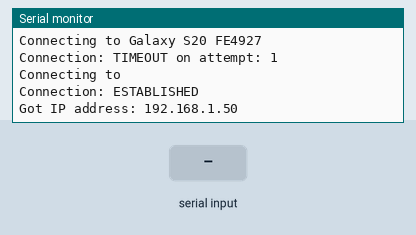
The sketch below on a simulated ESP8266 (NodeMCU). Shown: the last lines printed to the serial monitor. The test bench sets the inputs (shaded band). WiFi joins after 1.5 s; servers stay silent unless stated.

Above: at 11.2 s.
11.3 s: "90,45,200\n" received over Serial
At 12.1 s:
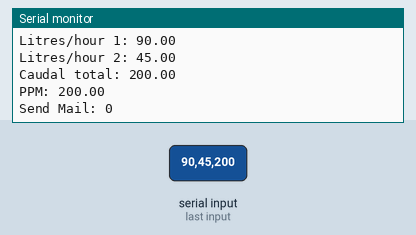
12.8 s: "30,150,10\n" received over Serial
At 13.3 s:
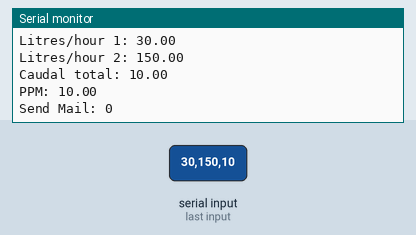
Timing chart, 0 to 15.8 s (numbered marks = the images above; inputs shaded):
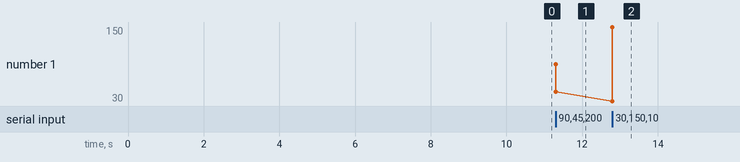

Measured:
- after the input at 11.3 s, the serial monitor: prints a new line at once (image 1)
- after the input at 12.8 s, the serial monitor: prints a new line at once (image 2)
- plotted number 1: 45 → 150 after the input at 12.8 s

The sketch:

Porcinar-Gmail.ino
```cpp
/*Envio de mail correcto
  Reconexion a wifi automatico
  Recepcion de datos I2c correcta

 * EMailSender library for Arduino, esp8266 and esp32
 * Simple esp8266 Gmail send example
 *
 * https://www.mischianti.org/category/my-libraries/emailsender-send-email-with-attachments/
 *
 */

#include "Arduino.h"
#include <EMailSender.h>
#include <ESP8266WiFi.h>
#include <Wire.h>

//Designaciones WIFI
const char* ssid = "Galaxy S20 FE4927";  //<-----COLOCAR NOMBRE DE RED WIFI
const char* password = "heladera";       //<-----CONTRASEÑA DE RED WIFI
uint8_t connection_state = 0;
uint16_t reconnect_interval = 10000;

//EMailSender emailSend("fsiotservice@gmail.com", "busherujqbsxcnfl");
EMailSender emailSend("iotporcinar@gmail.com", "eduualkoihpwpsbd");
float caudal, presion, conductividad;
bool send_mail = 0;
String data;
unsigned long lastEmailSent = 0;

uint8_t WiFiConnect(const char* nSSID = nullptr, const char* nPassword = nullptr) {
  static uint16_t attempt = 0;
  Serial.print("Connecting to ");
  if (nSSID) {
    WiFi.begin(nSSID, nPassword);
    Serial.println(nSSID);
  }

  uint8_t i = 0;
  uint32_t startTime = millis();  // Guarda el tiempo de inicio

  while (WiFi.status() != WL_CONNECTED && i++ < 50) {
    if (millis() - startTime >= 200) {  // Comprueba si han pasado 200 ms
      startTime = millis();             // Actualiza el tiempo de inicio
      Serial.print(".");
    }
  }
  ++attempt;
  Serial.println("");
  if (i == 51) {
    Serial.print("Connection: TIMEOUT on attempt: ");
    Serial.println(attempt);
    if (attempt % 2 == 0)
      Serial.println("Check if access point available or SSID and Password\r\n");
    return false;
  }
  Serial.println("Connection: ESTABLISHED");
  Serial.print("Got IP address: ");
  Serial.println(WiFi.localIP());
  return true;
}

void Awaits() {
  uint32_t ts = millis();
  while (!connection_state) {
    delay(50);
    if (millis() > (ts + reconnect_interval) && !connection_state) {
      connection_state = WiFiConnect();
      ts = millis();
    }
  }
}

void setup() {
  Serial.begin(9600);

  //Codigo de wifi
  connection_state = WiFiConnect(ssid, password);
  if (!connection_state)  // if not connected to WIFI
    Awaits();             // constantly trying to connect


}

void loop() {

// Si send_mail es igual a 1 y ha pasado un día desde el último correo, envía el correo electrónico
if (send_mail == 1 && millis() - lastEmailSent >= 24*60*60*1000) {
  EMailSender::EMailMessage message;
  message.subject = "Alerta: conductividad alta";
  message.message = "Equipo Porcinar. La conductividad del equipo de osmosis ha superado los 950 ppm";

  const char* arrayOfEmail[] = {"iotporcinar@gmail.com", "facusibona97@gmail.com", "fsiotservice@gmail.com"};//<----AGREGAR MAILS DESEADOS
  EMailSender::Response resp = emailSend.send(arrayOfEmail, 3, message); // <-----CAMBIAR EL NUMERO POR LA CANTIDAD DE MAILS EN EL ARRAY
  //EMailSender::Response resp = emailSend.send("iotporcinar@gmail.com", message); //<----- DESCOMENTAR ESTA LINEA Y COMENTAR LAS DOS DE ARRIBA PARA ENVIAR MAIL A UN SOLO DESTINATARIO
  if (resp.status == 1) {
    Serial.println("Correo enviado correctamente.");
    // Actualiza la última vez que se envió el correo
    lastEmailSent = millis();
  } else {
    Serial.println("Error al enviar el correo.");
  }
}

if (Serial.available()) {
    String data = Serial.readStringUntil('\n');

    // Extraer el primer valor (l_hour)
    int idx1 = data.indexOf(',');
    caudal = data.substring(0, idx1).toFloat();

    // Extraer el segundo valor (l_hour2)
    data = data.substring(idx1 + 1);
    int idx2 = data.indexOf(',');
    float caudal2 = data.substring(0, idx2).toFloat();

    // Extraer el tercer valor (caudal_total)
    data = data.substring(idx2 + 1);
    int idx3 = data.indexOf(',');
    float caudal_total = data.substring(0, idx3).toFloat();

    // Extraer el cuarto valor (ppm)
    data = data.substring(idx3 + 1);
    int idx4 = data.indexOf(',');
    float conductividad = data.substring(0, idx4).toFloat();

    // Extraer el quinto valor (send_mail)
    data = data.substring(idx4 + 1);
    send_mail = (data.toInt() == 1);

    // Imprimir los valores leídos
    Serial.print("Litres/hour 1: ");
    Serial.println(caudal);
    Serial.print("Litres/hour 2: ");
    Serial.println(caudal2);
    Serial.print("Caudal total: ");
    Serial.println(caudal_total);
    Serial.print("PPM: ");
    Serial.println(conductividad);
    Serial.print("Send Mail: ");
    Serial.println(send_mail);
  }

}
```
